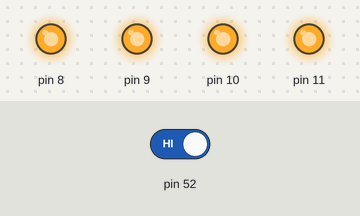
Recording of a sketch running on a simulated Arduino Mega 2560, built with avr-gcc and run on an emulated ATmega2560. Shown: output pins drawn as LEDs (lit = HIGH). The inputs (shaded band) are chosen by the test bench; at power-on: pin 52 HIGH.

Above: at 1.2 s.
1.3 s: pin 52 driven LOW
At 1.85 s:
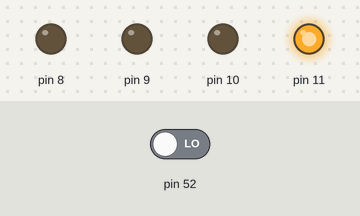
At 2.6 s:
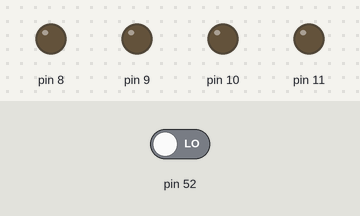
4.3 s: pin 52 driven HIGH
Timing chart, 0 to 7.3 s (numbered marks = the images above; inputs shaded):
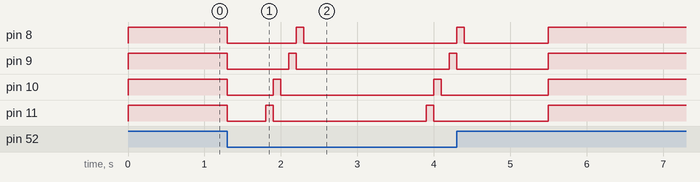

The sketch:

TestDeRepeticaoAoApertarOBoTAO.ino
```cpp
void setup() {
  pinMode(8, OUTPUT);
  pinMode(9, OUTPUT);
  pinMode(10, OUTPUT);
  pinMode(11, OUTPUT);
}

void loop() {
  digitalWrite(8 , HIGH);
  digitalWrite(9 , HIGH);
  digitalWrite(10 , HIGH);
  digitalWrite(11 , HIGH);

  if(digitalRead(52)== LOW)

  {
      digitalWrite(8 , LOW);
      digitalWrite(9 , LOW);
      digitalWrite(10 , LOW);
      digitalWrite(11 , LOW);

      delay(500);

  PORTB = B00100000;
  delay(100);
  PORTB = PORTB >>1;
  delay(100);
  PORTB = PORTB >>1;
  delay(100);
  PORTB = PORTB >>1;

  PORTH = B01000000;
  delay(100);
  PORTH = PORTH >>1;
  delay(100);
  PORTH = PORTH >>1;
  delay(100);
  PORTH = PORTH >>1;

  delay(1000);
  }

}
```

Measured:
- after the input at 1.3 s, pin 8: HIGH → LOW at once, → HIGH 0.90 s later, → LOW 0.10 s later; pin 9: HIGH → LOW at once, → HIGH 0.80 s later, → LOW 0.10 s later, → HIGH 2.0 s later
